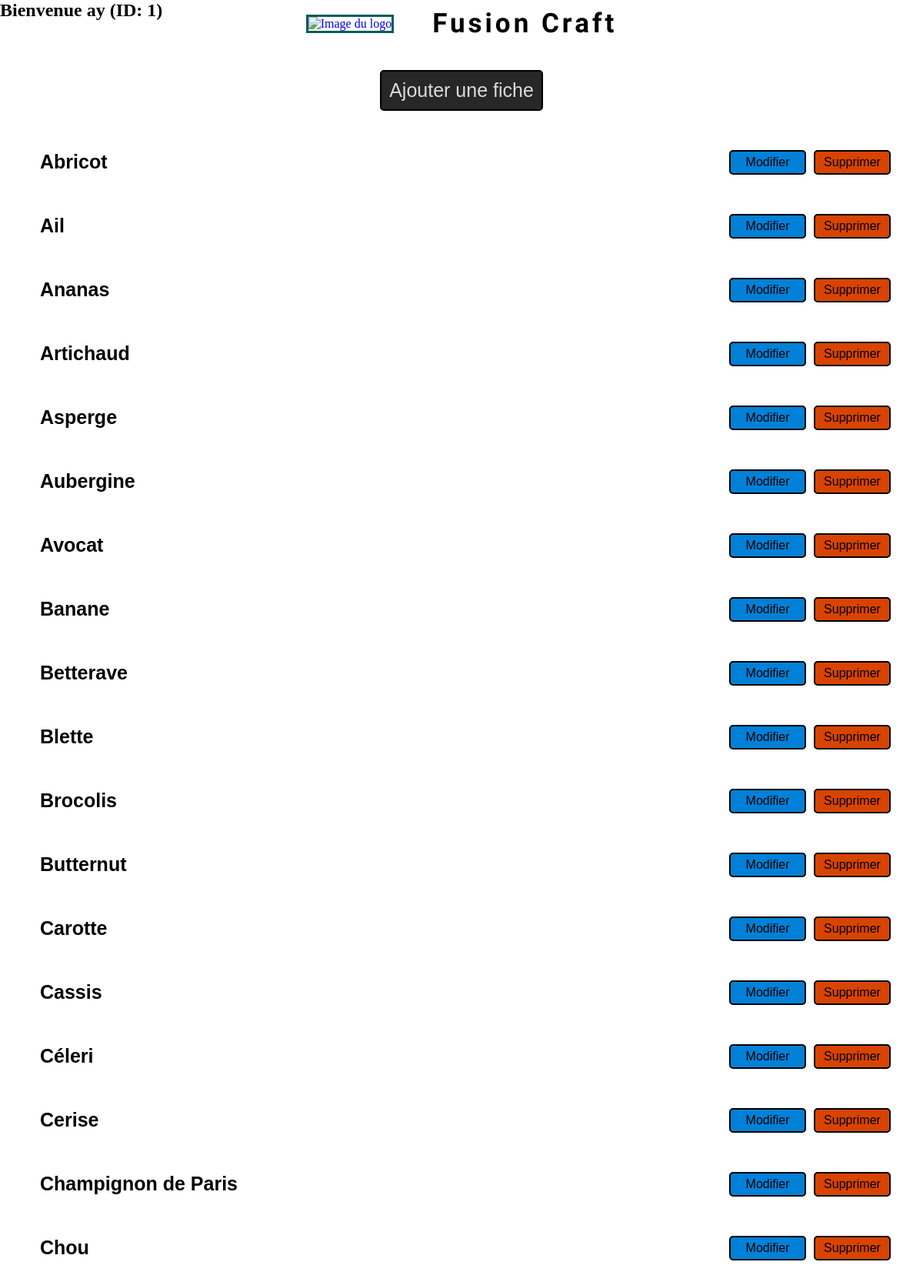
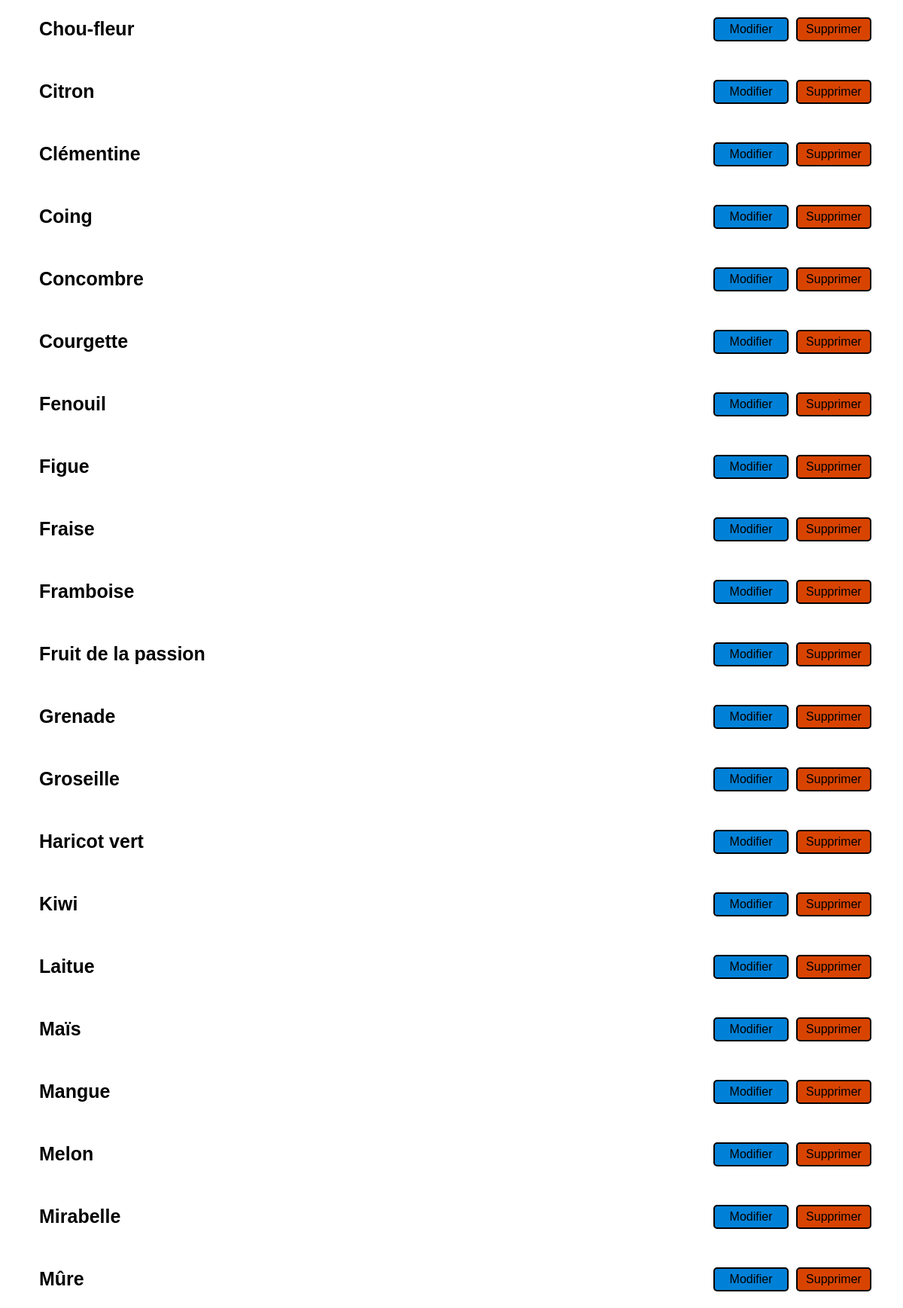
/mesFiches.php (signed in, upper part), run on the app's committed database (2 pictures, top to bottom).
### tables this page shows
CREATE TABLE IF NOT EXISTS `fruits_legumes` (
  `id_fruits_legumes` int NOT NULL AUTO_INCREMENT,
  `libelle` varchar(50) NOT NULL,
  `img` varchar(50) NOT NULL,
  `img_dispo` varchar(50) NOT NULL,
  `prix` float NOT NULL,
  `kilo_piece` varchar(20) NOT NULL,
  `vitamines` varchar(250) NOT NULL,
  `mineraux` varchar(250) NOT NULL,
  `type` varchar(20) NOT NULL,
  `id_users` bigint UNSIGNED NOT NULL,
  PRIMARY KEY (`id_fruits_legumes`),
  KEY `FK_FL_USERS` (`id_users`)
);

### mesFiches.php (the view, shortened to what this page needs)
<?php declare(strict_types=1);
$pdo = new PDO('mysql:host=localhost;dbname=projet_fl', 'root', '');
$id_utilisateur = $_SESSION['id'];
$query = "SELECT fl.* FROM fruits_legumes fl
          INNER JOIN users u ON fl.id_users = u.id
          WHERE u.id = :id
          ORDER BY libelle ASC";
$fruit_legume = $pdo->prepare($query);
$fruit_legume->bindParam(':id', $id_utilisateur, PDO::PARAM_INT);
$fruit_legume->execute();
$fruits_legumes = $fruit_legume->fetchAll(PDO::FETCH_ASSOC);
?>
<!DOCTYPE html>
<html lang="fr-FR">
<head>
    <link rel="stylesheet" href="style_mesrecettes_fiches.css">
</head>
<body>
<header>
    <div class="box-login">
        <?php if (isset($_SESSION['pseudo'])): ?>
            <h2>Bienvenue <?php echo $_SESSION['pseudo']; ?> (ID: <?php echo $_SESSION['id']; ?>)</h2>
        <?php else: ?>
            <h2>non connecté</h2>
        <?php endif; ?>
    </div>
    <div class="logo_title">
    <a  href="index.php" id="InitialMonth"><img class= "logo" src="ressources/logo2.png" alt="Image du logo"></a>
        <h1 class="titre">Fusion Craft</h1>
    </div>
</header>
<a href="add_card.php"><button type="submit" class="ajouter">Ajouter une fiche</button></a>
<div class="box-donnees">
<?php if (empty($fruits_legumes)) : ?>
    <h3 class="errorR">Pas encore de cartes !!! </h3>
<?php else : ?>
    <?php foreach ($fruits_legumes as $fruit_legume):  ?>
        <div class="mesDonnees">
            <h2><?php echo $fruit_legume['libelle']; ?></h2>
            <div class="btn_upt">
            <a href="edit_card.php?id_fruits_legumes=<?php echo $fruit_legume['id_fruits_legumes']; ?>"><button type="submit" class="modifier">Modifier</button></a>
             <form method="POST">
               <button type="submit" class="supprimer">Supprimer</button>
             </form>
            </div>
        </div>
    <?php endforeach; ?>
<?php endif; ?>
</div>
</body>
</html>

### style_mesrecettes_fiches.css (style rules this page uses)
body { margin: 0; padding: 0; width:100%; background:url(ressources/backgroundjpg.jpg) repeat-y; background-size: 100%; }
header { margin: 0; padding: 0; width:100%; }
.box-login { position: absolute; }
.logo_title { position: relative; padding: 10px; display: flex; align-items: center; justify-content: center; border-radius: 5px; z-index: 1000; }
.logo { width: 100px; margin-right: 30px; vertical-align: middle; z-index: 1000; border: 3px solid rgb(6, 92, 92); }
.titre { font-family: 'Spicy Rice', Verdana, Geneva, Tahoma, sans-serif; letter-spacing: 4px; font-size: 55px; text-align: center; margin-left: 40px; z-index: 1000; }
.mesDonnees { display: flex; justify-content: space-between; align-items: center; margin: 10px 30px; background-color:rgba(255, 255, 255, 0.6); padding: 10px; border: 2px solid white; }
.mesDonnees h2 { font-family: Verdana, Geneva, Tahoma, sans-serif; font-size: 25px; padding: 10px; margin: 0; }
.btn_upt { display: flex; align-items: center; justify-content: flex-end; }
.modifier { width: 120px; background-color: #0081d7; padding: 5px; border-radius: 5px; cursor: pointer; font-size: 20px; border: 2px solid rgb(0, 0, 0); }
.supprimer { width: 120px; background-color: #d84400; padding: 5px; border-radius: 5px; cursor: pointer; font-size: 20px; border: 2px solid rgb(0, 0, 0); margin-left: 10px; }
.ajouter { display: flex; align-items: center; justify-content: center; color: rgb(218, 218, 218); background-color: #272727; padding: 10px; border-radius: 5px; cursor: pointer; font-size: 25px; margin: 30px auto; border: 2px solid rgb(0, 0, 0); text-decoration: none; }
a { text-decoration: none; }
@media screen and (min-width:768px) and (max-width:1279px) { .logo { width: 80px; } }
@media screen and (min-width:768px) and (max-width:1279px) { .titre { font-size: 35px; margin-left: 20px; } }
@media screen and (min-width:768px) and (max-width:1279px) { .modifier,.supprimer { width: 100px; font-size: 16px; } }

### data on the page
fruits_legumes: libelle "Abricot"
fruits_legumes: libelle "Ail"
fruits_legumes: libelle "Ananas"
fruits_legumes: libelle "Artichaud"
fruits_legumes: libelle "Asperge"
fruits_legumes: libelle "Aubergine"
fruits_legumes: libelle "Avocat"
fruits_legumes: libelle "Banane"
fruits_legumes: libelle "Betterave"
fruits_legumes: libelle "Blette"
fruits_legumes: libelle "Brocolis"
fruits_legumes: libelle "Butternut"
fruits_legumes: libelle "Carotte"
fruits_legumes: libelle "Cassis"
fruits_legumes: libelle "Céleri"
fruits_legumes: libelle "Cerise"
fruits_legumes: libelle "Champignon de Paris"
fruits_legumes: libelle "Chou"
fruits_legumes: libelle "Chou-fleur"
fruits_legumes: libelle "Citron"
fruits_legumes: libelle "Clémentine"
fruits_legumes: libelle "Coing"
fruits_legumes: libelle "Concombre"
fruits_legumes: libelle "Courgette"
fruits_legumes: libelle "Fenouil"
fruits_legumes: libelle "Figue"
fruits_legumes: libelle "Fraise"
fruits_legumes: libelle "Framboise"
fruits_legumes: libelle "Fruit de la passion"
fruits_legumes: libelle "Grenade"
fruits_legumes: libelle "Groseille"
fruits_legumes: libelle "Haricot vert"
fruits_legumes: libelle "Kiwi"
fruits_legumes: libelle "Laitue"
fruits_legumes: libelle "Maïs"
fruits_legumes: libelle "Mangue"
fruits_legumes: libelle "Melon"
fruits_legumes: libelle "Mirabelle"
fruits_legumes: libelle "Mûre"

### other printed values
$_SESSION['pseudo'] "ay"
$_SESSION['id'] "1"
